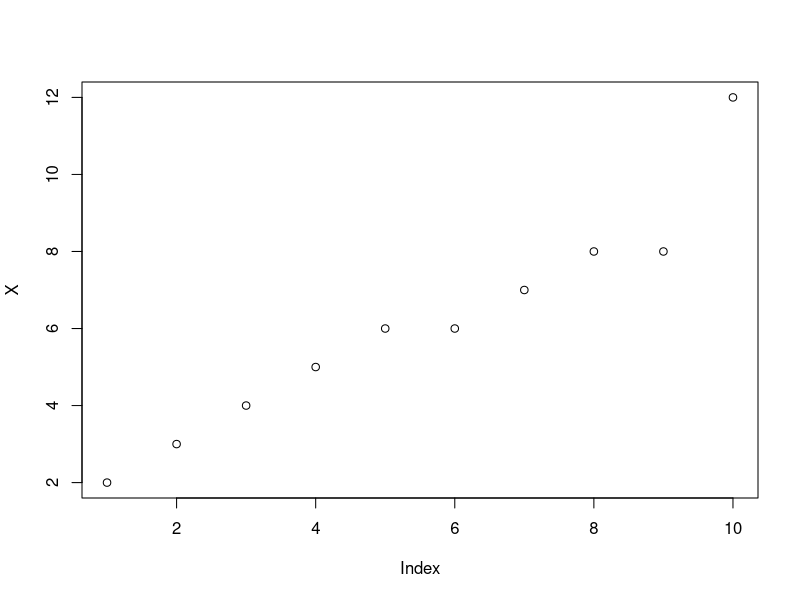

Reproduce this figure in R.
# Practice Midterm Exam

# 1. 
# 1)
generate_t <- function(){
  U <- runif(1000)
  X=-3/2*log(1-U)
  return(X)
}
T <- generate_t()
mean(generate_t())

# 2)
V <- ifelse(T > 3, 2*T, 5)
mean(V)

# 2.
# g = xexp(-x)
# 최고점 갖는 x 값 = 1
c <- exp(1/2)
n = 1000

X = NULL
N = 0
while (N <= n){
  Y = runif(1)
  U = runif(1)
  C = c * exp(-(Y^2)/2 +Y)
  X = c(X,Y[U <= C])
  N = length(X)
  if (N > n) X = X[1:n]
}

X

seta_tilda <- numeric(0)
seta_hat <- numeric(0)

# 3.
for (j in 1:10000){
  X <- rnorm(10,1,2)
  
  seta_tilda <- c(seta_tilda, 1/9 * sum((X-mean(X))^2))
  seta_hat <- c(seta_hat, 1/10 * sum((X-mean(X))^2))
}

# MSE of seta_tilda
mean((1 - mean(seta_tilda))^2)
# MSE of seta_hat
mean((1 - mean(seta_hat))^2)

print("tilda is better than hat")

# 4.

# Compute T
T <- qchisq(0.95, 9)

alpha <- 0.05
I <- numeric(10000)
for (j in 1:10000){
  # generate data under null hypothesis
  X <- rexp(10,1/4)
  
  Tj <- (9 * sd(X)^2) / 4
  if (Tj > T) I[j]=1
  else I[j]=0
}

sum(I) /10000

# 5.

X <- c(4,8,5,3,2,7,8,12,6,6)
real <- median(X)
X <- sort(X)
plot(X)

Y <- X
X <- seq(1,10,1)
fit <- lm(Y ~ X)
beta <- fit$coefficients

f <- function(beta, X){
  Y <- beta[1] + beta[2]*X
}

med_E <- NULL
for (j in 1:10000){
  X <- runif(10,1,10)
  Y <- f(beta, X)
  med_E <- c(med_E, median(Y))
}


mean((real - med_E)^2)
